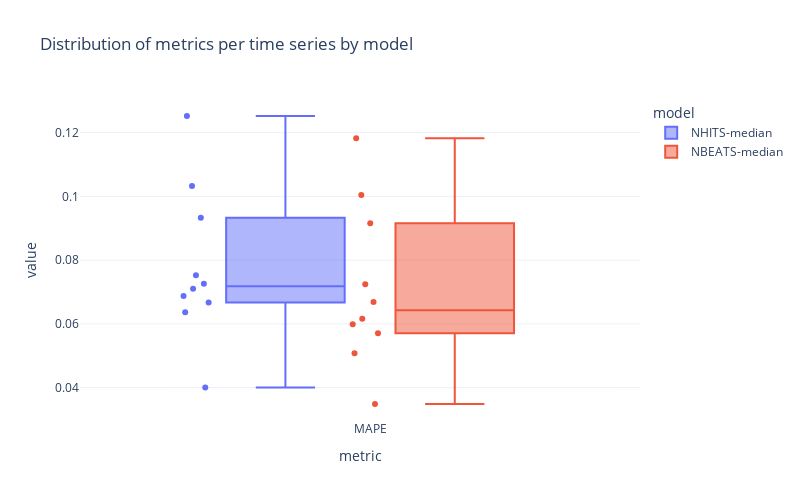

Source (notebook cell):
### Code cell
plot_scores_per_ts(scores_per_ts_df, column_id = id_col, list_metrics=list_metrics)

### Figure 1 — Plotly figure (JSON) as saved in the notebook; plotly's stock layout.template omitted (floating-point values rounded to 4 significant figures)
{"data": [{"alignmentgroup": "True", "boxpoints": "all", "customdata": [["CA_1"], ["CA_2"], ["CA_3"], ["CA_4"], ["TX_1"], ["TX_2"], ["TX_3"], ["WI_1"], ["WI_2"], ["WI_3"]], "hovertemplate": "model=NHITS-median<br>metric=%{x}<br>value=%{y}<br>store_id=%{customdata[0]}<extra></extra>", "legendgroup": "NHITS-median", "marker": {"color": "#636efa"}, "name": "NHITS-median", "notched": false, "offsetgroup": "NHITS-median", "orientation": "v", "showlegend": true, "type": "box", "x": ["MAPE", "MAPE", "MAPE", "MAPE", "MAPE", "MAPE", "MAPE", "MAPE", "MAPE", "MAPE"], "x0": " ", "xaxis": "x", "y": [0.0667, 0.1252, 0.04002, 0.06366, 0.1032, 0.07103, 0.06879, 0.0726, 0.09333, 0.07527], "y0": " ", "yaxis": "y"}, {"alignmentgroup": "True", "boxpoints": "all", "customdata": [["CA_1"], ["CA_2"], ["CA_3"], ["CA_4"], ["TX_1"], ["TX_2"], ["TX_3"], ["WI_1"], ["WI_2"], ["WI_3"]], "hovertemplate": "model=NBEATS-median<br>metric=%{x}<br>value=%{y}<br>store_id=%{customdata[0]}<extra></extra>", "legendgroup": "NBEATS-median", "marker": {"color": "#EF553B"}, "name": "NBEATS-median", "notched": false, "offsetgroup": "NBEATS-median", "orientation": "v", "showlegend": true, "type": "box", "x": ["MAPE", "MAPE", "MAPE", "MAPE", "MAPE", "MAPE", "MAPE", "MAPE", "MAPE", "MAPE"], "x0": " ", "xaxis": "x", "y": [0.06164, 0.1182, 0.03487, 0.05082, 0.09155, 0.0599, 0.06686, 0.05709, 0.1004, 0.07247], "y0": " ", "yaxis": "y"}], "layout": {"boxmode": "group", "height": 500, "legend": {"title": {"text": "model"}, "tracegroupgap": 0}, "title": {"text": "Distribution of metrics per time series by model"}, "width": 800, "xaxis": {"anchor": "y", "domain": [0, 1], "title": {"text": "metric"}}, "yaxis": {"anchor": "x", "domain": [0, 1], "title": {"text": "value"}}}}
